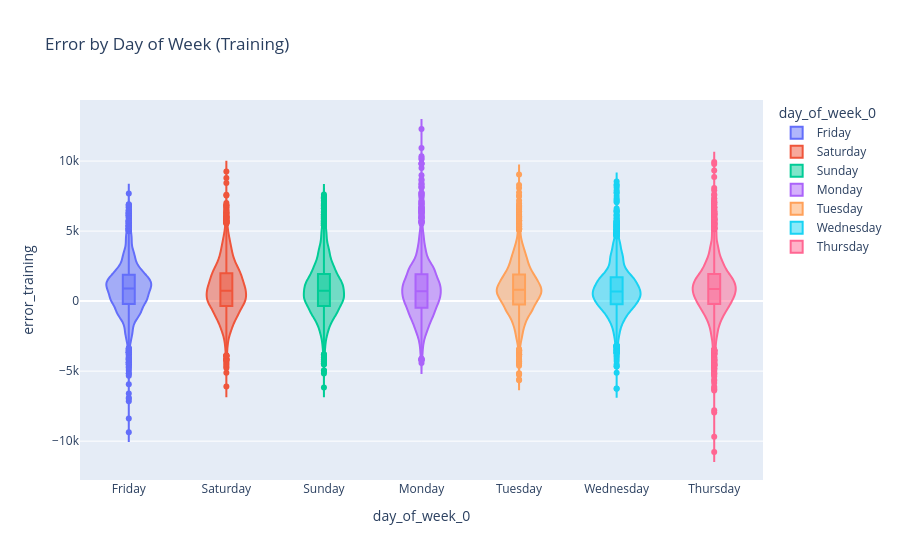

The code cell stored with this chart in its notebook:
### Code cell
# print error by weekday as violin plot

df["error_training"] = df["load_kw"] - df["prediction_training"]
df["error_valiation"] = df["load_kw"] - df["prediction_valiation"]
df["error_test"] = df["load_kw"] - df["prediction_test"]
import plotly.express as px

df["day_of_week"] = df["time"].dt.dayofweek
df["day_of_week_0"] = df["day_of_week"].astype(str)
df["day_of_week_0"] = df["day_of_week_0"].replace({
    '0': 'Monday',
    '1': 'Tuesday',
    '2': 'Wednesday',
    '3': 'Thursday',
    '4': 'Friday',
    '5': 'Saturday',
    '6': 'Sunday'
})
fig = px.violin(df, y="error_training", x="day_of_week_0", color="day_of_week_0", box=True, title="Error by Day of Week (Training)")

fig.show()

### Figure 1 — Plotly figure (JSON) as saved in the notebook; plotly's stock layout.template omitted (floating-point values rounded to 4 significant figures; data arrays with more than 128 entries replaced by an {"elided": "..."} marker saying what was removed)
{"data": [{"alignmentgroup": "True", "box": {"visible": true}, "hovertemplate": "day_of_week_0=%{x}<br>error_training=%{y}<extra></extra>", "legendgroup": "Friday", "marker": {"color": "#636efa"}, "name": "Friday", "offsetgroup": "Friday", "orientation": "v", "scalegroup": "True", "showlegend": true, "type": "violin", "x": {"elided": "5448 str values"}, "x0": " ", "xaxis": "x", "y": {"elided": "5448 float values"}, "y0": " ", "yaxis": "y"}, {"alignmentgroup": "True", "box": {"visible": true}, "hovertemplate": "day_of_week_0=%{x}<br>error_training=%{y}<extra></extra>", "legendgroup": "Saturday", "marker": {"color": "#EF553B"}, "name": "Saturday", "offsetgroup": "Saturday", "orientation": "v", "scalegroup": "True", "showlegend": true, "type": "violin", "x": {"elided": "5448 str values"}, "x0": " ", "xaxis": "x", "y": {"elided": "5448 float values"}, "y0": " ", "yaxis": "y"}, {"alignmentgroup": "True", "box": {"visible": true}, "hovertemplate": "day_of_week_0=%{x}<br>error_training=%{y}<extra></extra>", "legendgroup": "Sunday", "marker": {"color": "#00cc96"}, "name": "Sunday", "offsetgroup": "Sunday", "orientation": "v", "scalegroup": "True", "showlegend": true, "type": "violin", "x": {"elided": "5448 str values"}, "x0": " ", "xaxis": "x", "y": {"elided": "5448 float values"}, "y0": " ", "yaxis": "y"}, {"alignmentgroup": "True", "box": {"visible": true}, "hovertemplate": "day_of_week_0=%{x}<br>error_training=%{y}<extra></extra>", "legendgroup": "Monday", "marker": {"color": "#ab63fa"}, "name": "Monday", "offsetgroup": "Monday", "orientation": "v", "scalegroup": "True", "showlegend": true, "type": "violin", "x": {"elided": "5430 str values"}, "x0": " ", "xaxis": "x", "y": {"elided": "5430 float values"}, "y0": " ", "yaxis": "y"}, {"alignmentgroup": "True", "box": {"visible": true}, "hovertemplate": "day_of_week_0=%{x}<br>error_training=%{y}<extra></extra>", "legendgroup": "Tuesday", "marker": {"color": "#FFA15A"}, "name": "Tuesday", "offsetgroup": "Tuesday", "orientation": "v", "scalegroup": "True", "showlegend": true, "type": "violin", "x": {"elided": "5424 str values"}, "x0": " ", "xaxis": "x", "y": {"elided": "5424 float values"}, "y0": " ", "yaxis": "y"}, {"alignmentgroup": "True", "box": {"visible": true}, "hovertemplate": "day_of_week_0=%{x}<br>error_training=%{y}<extra></extra>", "legendgroup": "Wednesday", "marker": {"color": "#19d3f3"}, "name": "Wednesday", "offsetgroup": "Wednesday", "orientation": "v", "scalegroup": "True", "showlegend": true, "type": "violin", "x": {"elided": "5424 str values"}, "x0": " ", "xaxis": "x", "y": {"elided": "5424 float values"}, "y0": " ", "yaxis": "y"}, {"alignmentgroup": "True", "box": {"visible": true}, "hovertemplate": "day_of_week_0=%{x}<br>error_training=%{y}<extra></extra>", "legendgroup": "Thursday", "marker": {"color": "#FF6692"}, "name": "Thursday", "offsetgroup": "Thursday", "orientation": "v", "scalegroup": "True", "showlegend": true, "type": "violin", "x": {"elided": "5424 str values"}, "x0": " ", "xaxis": "x", "y": {"elided": "5424 float values"}, "y0": " ", "yaxis": "y"}], "layout": {"legend": {"title": {"text": "day_of_week_0"}, "tracegroupgap": 0}, "title": {"text": "Error by Day of Week (Training)"}, "violinmode": "overlay", "xaxis": {"anchor": "y", "categoryarray": ["Friday", "Saturday", "Sunday", "Monday", "Tuesday", "Wednesday", "Thursday"], "categoryorder": "array", "domain": [0, 1], "title": {"text": "day_of_week_0"}}, "yaxis": {"anchor": "x", "domain": [0, 1], "title": {"text": "error_training"}}}}
